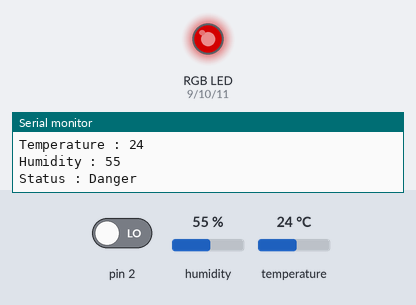
Simulated run of this sketch. Board: Arduino Uno, built with avr-gcc and run on an emulated ATmega328P. Parts: an RGB LED mixed from three pins (HIGH = lit), the last lines printed to the serial monitor. The inputs (shaded band) are chosen by the test bench; at power-on: pin 2 LOW, humidity 55 %, temperature 24 °C. Dim RGB values are drawn brighter than linear.

Above: at 1.9 s.
2.0 s: pin 2 driven HIGH
4.7 s: humidity set to 41 %
6.7 s: humidity set to 38 %
At 8.8 s:
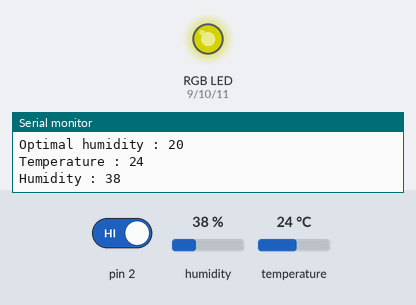
9.1 s: temperature set to 28 °C
At 10.7 s:
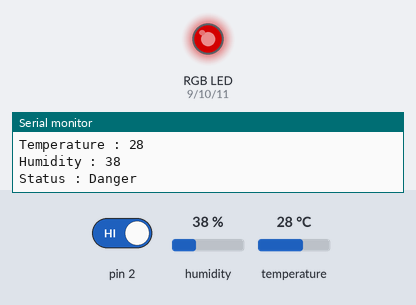
11.3 s: temperature set to 12 °C
At 12.6 s:
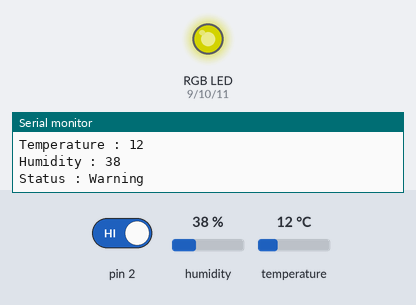
13.5 s: humidity set to 40 %
At 15.6 s:
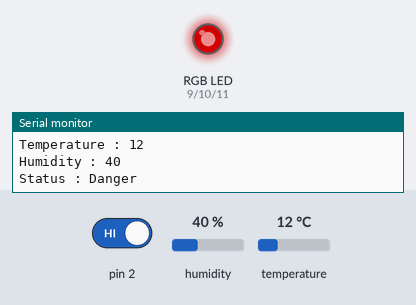
Timing chart, 0 to 16.6 s (numbered marks = the images above; inputs shaded):
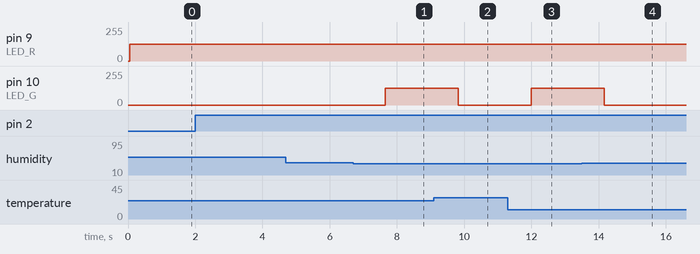

The sketch:

client.ino
```cpp
#include <SPI.h>
#include <dht11.h>
#include <SoftwareSerial.h>

#define LED_R 9
#define LED_G 10
#define LED_B 11
#define DHT11PIN 13
#define CACTUS 0 //습도 10 온도 35
#define LETTUCE 1 // 습도 20 온도 17
#define LAVENDER 2 // 습도 20 온도 22

dht11 DHT11;
SoftwareSerial uart(4, 5);
//SoftwareSerial xbee(4, 5);

char id = 1;
char mode = 0;
char MODENUM = 3;

int good_temp;
int good_humi;

volatile int state = HIGH;

void setup() {

	Serial.begin(9600);
	uart.begin(9600);
	//xbee.begin(9600);
	attachInterrupt(0, change_mode, RISING);
}

void change_mode() {

	state = !state;
	mode = (mode + 1) % MODENUM;
}

void loop() {

	int humidity;
	int temperature;

	if (mode == CACTUS) {

		good_temp = 35;
		good_humi = 10;
	}
	else if (mode == LETTUCE) {

		good_temp = 17;
		good_humi = 20;
	}
	else if (mode == LAVENDER) {

		good_temp = 22;
		good_humi = 20;
	}

	if (DHT11.read(DHT11PIN) == DHTLIB_OK) {

		humidity = DHT11.humidity;
		temperature = DHT11.temperature;

		if (mode == CACTUS) {

			Serial.println("mode : Cactus");
		}
		else if (mode == LETTUCE) {

			Serial.println("mode : Lecttuce");
		}
		else if (mode == LAVENDER) {

			Serial.println("mode : Lavender");
		}

		Serial.print("Optimal temperature : ");
		Serial.println(good_temp);
		Serial.print("Optimal humidity : ");
		Serial.println(good_humi);
		Serial.print("Temperature : ");
		Serial.println(temperature);
		Serial.print("Humidity : ");
		Serial.println(humidity);
	}

	if (good_temp - 5.0 < temperature && temperature < good_temp + 5.0 \
		&& good_humi - 10.0 < humidity && humidity < good_humi + 10.0) {

		analogWrite(LED_R, 0);
		analogWrite(LED_G, 127);
		analogWrite(LED_B, 0);
		Serial.println("Status : Good");
	}
	else if (good_temp - 10.0 < temperature && temperature < good_temp + 10.0 \
		&& good_humi - 20.0 < humidity && humidity < good_humi + 20.0) {

		analogWrite(LED_R, 127);
		analogWrite(LED_G, 127);
		analogWrite(LED_B, 0);
		Serial.println("Status : Warning");
	}
	else {

		analogWrite(LED_R, 127);
		analogWrite(LED_G, 0);
		analogWrite(LED_B, 0);
		Serial.println("Status : Danger");
	}

	Serial.println();

	uart.print(id);
	uart.print(mode);
	uart.print((temperature / 10));
	uart.print((temperature % 10));
	uart.print((humidity / 10));
	uart.print((humidity % 10));

	/*

	xbee.print(id);
	xbee.print(mode);
	xbee.print((temperature / 10));
	xbee.print((temperature % 10));
	xbee.print((humidity / 10));
	xbee.print((humidity % 10));

	*/

	delay(1000);
}
```

Measured:
- the behaviour switches between 40 and 39 % on humidity (found by bisection; images 0 and 1)
- the behaviour switches between 26 and 27 °C on temperature (found by bisection; images 1 and 2)
- after the input at 6.7 s, pin 10 (LED_G): 0/255 → 127/255 after 0.95 s
- after the input at 9.1 s, pin 10 (LED_G): 127/255 → 0/255 after 0.72 s
- after the input at 11.3 s, pin 10 (LED_G): 0/255 → 127/255 after 0.69 s
- after the input at 13.5 s, pin 10 (LED_G): 127/255 → 0/255 after 0.66 s
